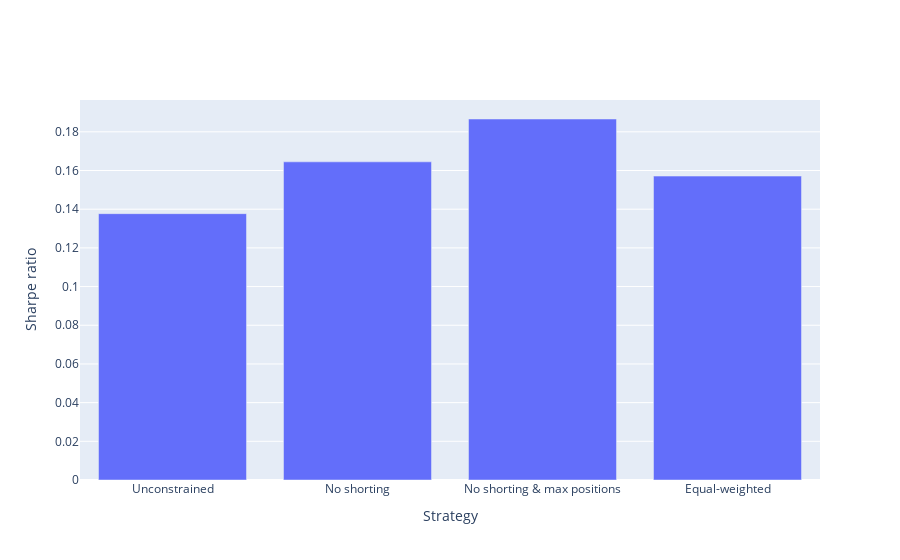

The code cell stored with this chart in its notebook:
### Markdown cell above
Plot the data

### Code cell
results = results.reset_index()

fig = go.Figure()
string = "Sharpe ratio: %{y:0.3f}<br>"
string += "Average return: %{customdata[0]:0.1%}<br>"
string += "SD(return): %{customdata[1]:0.1%}<br>"
string += "<extra></extra>"
trace = go.Bar(x=results['index'], y=results['sr'], 
    customdata=results[['avg_ret','sd_ret']], 
    hovertemplate=string)
fig.add_trace(trace)
fig.layout.yaxis["title"] = "Sharpe ratio"
fig.layout.xaxis["title"] = "Strategy"
fig.show()

### Figure 1 — Plotly figure (JSON) as saved in the notebook; plotly's stock layout.template omitted (floating-point values rounded to 4 significant figures)
{"data": [{"customdata": [[0.03232, 0.2163], [0.01644, 0.08454], [0.016, 0.07216], [0.01053, 0.05091]], "hovertemplate": "Sharpe ratio: %{y:0.3f}<br>Average return: %{customdata[0]:0.1%}<br>SD(return): %{customdata[1]:0.1%}<br><extra></extra>", "type": "bar", "x": ["Unconstrained", "No shorting", "No shorting & max positions", "Equal-weighted"], "y": [0.1377, 0.1645, 0.1866, 0.1571]}], "layout": {"xaxis": {"title": {"text": "Strategy"}}, "yaxis": {"title": {"text": "Sharpe ratio"}}}}
